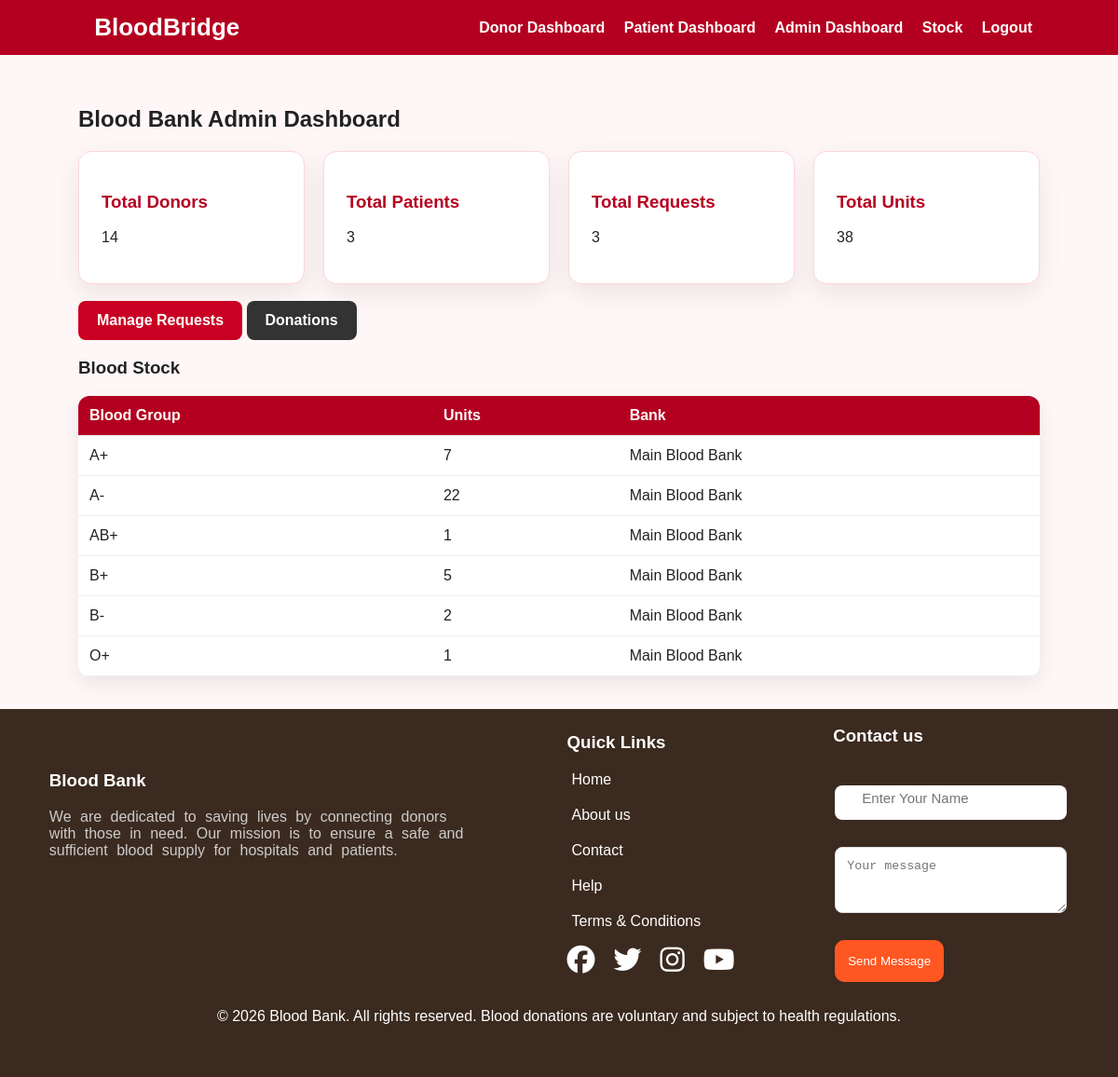
Page /admindashboard/ (signed in) on the committed database.
### core/models.py (models this page shows, shortened)
class BloodStock(models.Model):
    bankname = models.CharField(max_length=150, default='Main Blood Bank')
    address = models.TextField(blank=True, null=True)
    bloodgroup = models.CharField(max_length=5, choices=BLOOD_GROUPS, unique=True)
    units = models.PositiveIntegerField(default=0)

### core/views.py (the view)
# urls.py: path('admindashboard/', views.admindashboard, name='admindashboard'),
def admindashboard(request):
    if not is_logged_in(request):
        return redirect('admin_login')
    if request.session.get('role') != 'admin':
        return redirect('home')
    context = {
        'stocks': BloodStock.objects.all().order_by('bloodgroup'),
        'total_donors': Donar.objects.count(),
        'total_patients': Patient.objects.count(),
        'total_requests': BloodRequest.objects.count(),
        'total_units': BloodStock.objects.aggregate(total=Sum('units'))['total'] or 0,
    }
    return render(request, 'admindashboard.html', context)

### core/views.py (called while the page is built)
def is_logged_in(request):
    return request.session.get('user_id') is not None

### templates/admindashboard.html
{% extends 'base.html' %}{% block content %}<div class="container"><h2>Blood Bank Admin Dashboard</h2><div class="cards"><div class="card"><h3>Total Donors</h3><p>{{ total_donors }}</p></div><div class="card"><h3>Total Patients</h3><p>{{ total_patients }}</p></div><div class="card"><h3>Total Requests</h3><p>{{ total_requests }}</p></div><div class="card"><h3>Total Units</h3><p>{{ total_units }}</p></div></div><br><a class="btn" href="{% url 'bloodrequest' %}">Manage Requests</a> <a class="btn secondary" href="{% url 'donation' %}">Donations</a><h3>Blood Stock</h3><table><tr><th>Blood Group</th><th>Units</th><th>Bank</th></tr>{% for s in stocks %}<tr><td>{{ s.bloodgroup }}</td><td>{{ s.units }}</td><td>{{ s.bankname }}</td></tr>{% empty %}<tr><td colspan="3">No stock available.</td></tr>{% endfor %}</table></div>{% endblock %}

### static/css/style.css (style rules this page uses)
* { box-sizing:border-box }
body { margin:0;font-family:Arial,Helvetica,sans-serif;background:#fff7f7;color:#222 }
.btn { display:inline-block;padding:12px 20px;background:#c90024;color:#fff;text-decoration:none;border-radius:8px;border:0;cursor:pointer;font-weight:700 }
.btn.secondary { background:#333 }
.container { padding:35px 7% }
.cards { display:grid;grid-template-columns:repeat(auto-fit,minmax(220px,1fr));gap:20px }
.card { background:#fff;border-radius:14px;padding:24px;box-shadow:0 10px 28px rgba(0,0,0,.08);border:1px solid #ffd4dc }
.card h3 { color:#b40020 }
table { width:100%;border-collapse:collapse;background:#fff;border-radius:12px;overflow:hidden;box-shadow:0 8px 22px rgba(0,0,0,.08) }
th,td { padding:12px;border-bottom:1px solid #eee;text-align:left }
th { background:#b40020;color:#fff }

### rows in the picture
BloodStock: bloodgroup "A+", units "7", bankname "Main Blood Bank"
BloodStock: bloodgroup "A-", units "22", bankname "Main Blood Bank"
BloodStock: bloodgroup "AB+", units "1", bankname "Main Blood Bank"
BloodStock: bloodgroup "B+", units "5", bankname "Main Blood Bank"
BloodStock: bloodgroup "B-", units "2", bankname "Main Blood Bank"
BloodStock: bloodgroup "O+", units "1", bankname "Main Blood Bank"

### other values in the picture
{{ total_donors }} "14"
{{ total_patients }} "3"
{{ total_requests }} "3"
{{ total_units }} "38"
